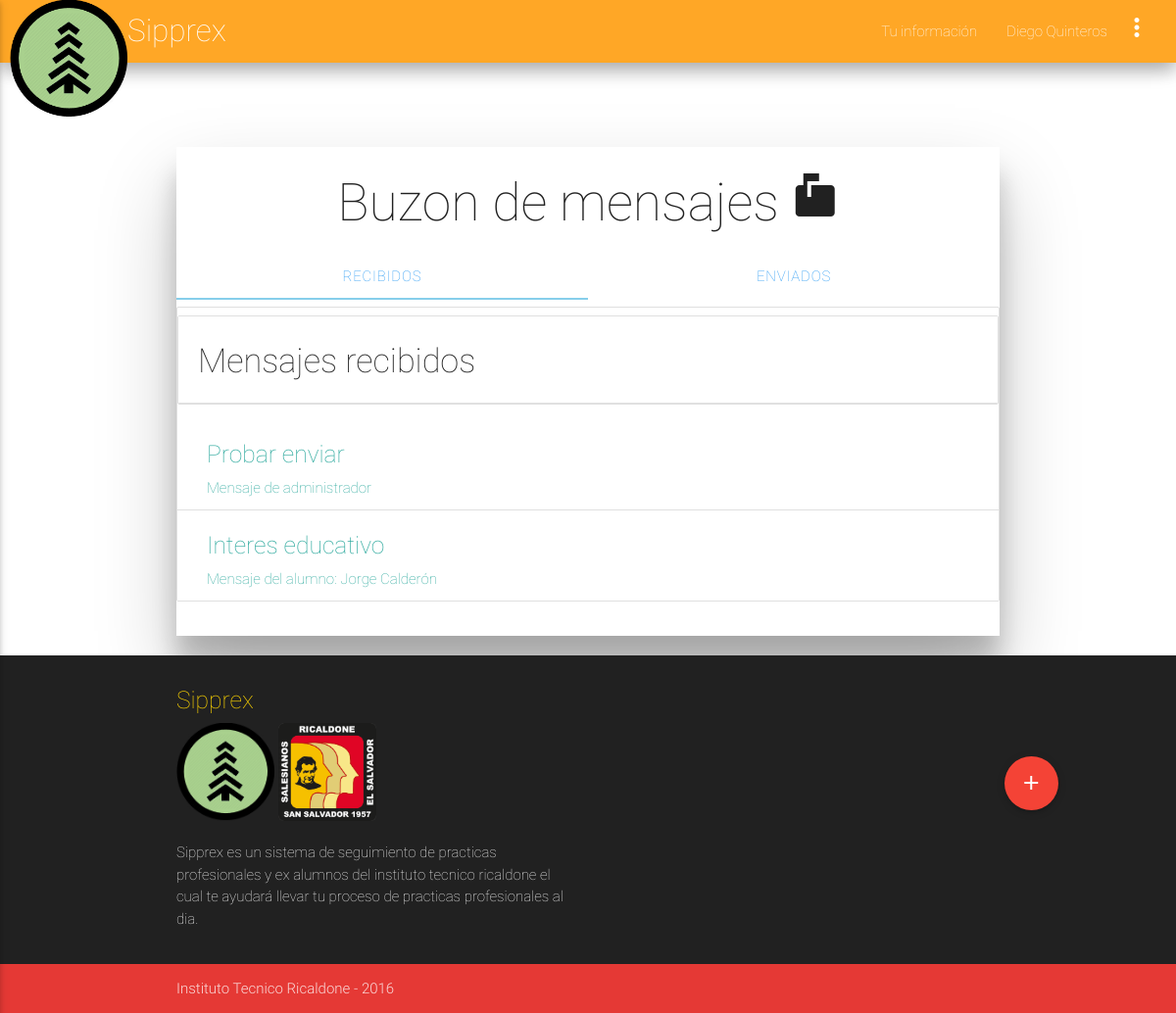
Before: /mail/mail.php (signed in) with the older database file.
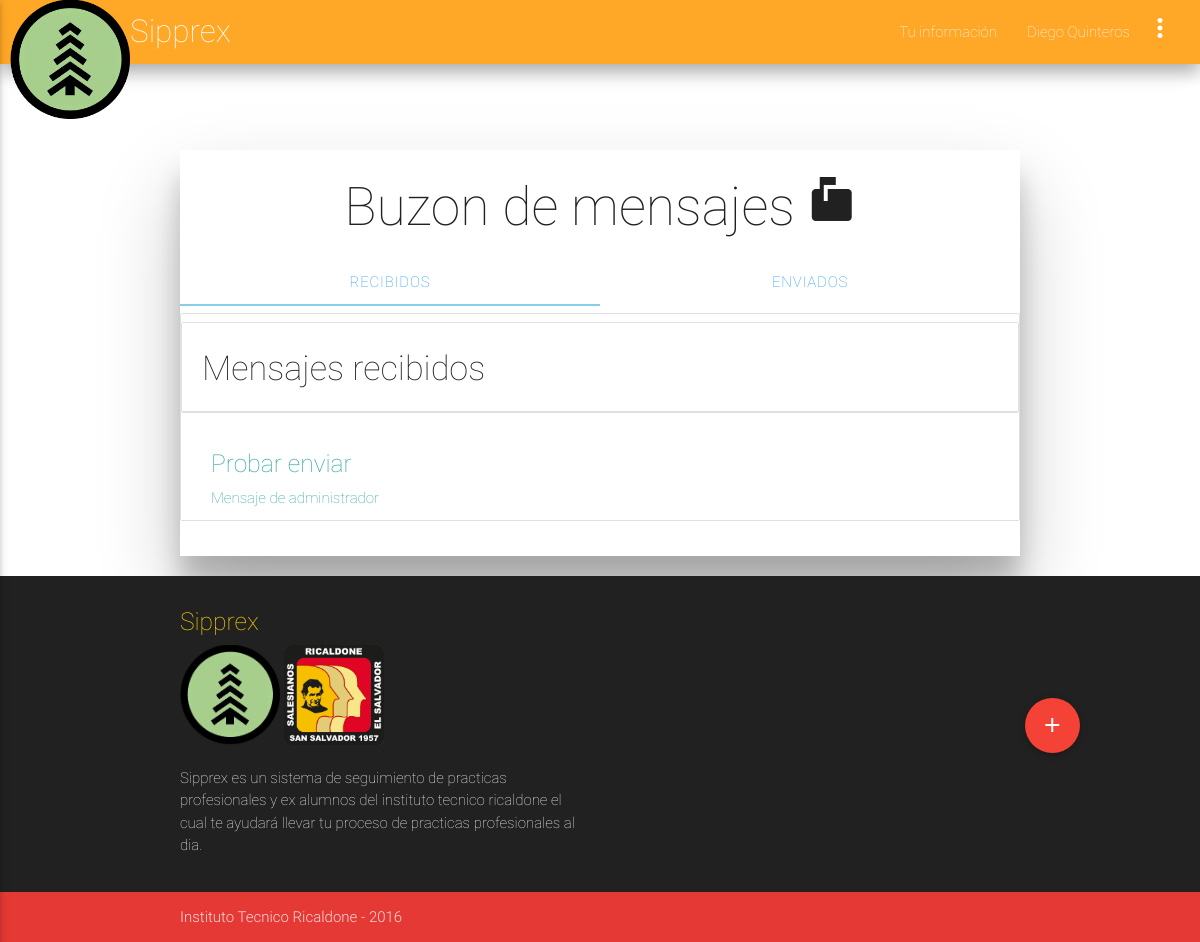
After: the same page with the newer database file.
### tables this page shows
CREATE TABLE `mensajes` (
  `cod_mensaje` int(11) NOT NULL,
  `id_usuario_destino` int(11) DEFAULT NULL,
  `id_empre_destino` int(11) DEFAULT NULL,
  `id_exalum_destino` int(11) DEFAULT NULL,
  `id_exalum_origen` int(11) DEFAULT NULL,
  `id_empre_origen` int(11) DEFAULT NULL,
  `id_usuario_origen` int(11) DEFAULT NULL,
  `admin_ori` tinyint(1) DEFAULT NULL,
  `admin_des` tinyint(1) DEFAULT NULL,
  `titulo` varchar(70) NOT NULL,
  `contenido` varchar(1600) NOT NULL,
  `fecha_enviado` timestamp NOT NULL DEFAULT CURRENT_TIMESTAMP,
  `fecha_leeido` timestamp NULL DEFAULT NULL
);

CREATE TABLE `alumnos` (
  `carnet` int(8) NOT NULL,
  `contraseña` varchar(100) NOT NULL,
  `nie` int(7) DEFAULT NULL,
  `nombre1` varchar(9) DEFAULT NULL,
  `nombre2` varchar(10) DEFAULT NULL,
  `apellido1` varchar(11) DEFAULT NULL,
  `apellido2` varchar(11) DEFAULT NULL,
  `grado` int(2) DEFAULT NULL,
  `especialidad` int(2) DEFAULT NULL,
  `grupo_Tecnic` int(2) DEFAULT NULL,
  `secc` int(2) DEFAULT NULL,
  `grupo_academ` int(2) DEFAULT NULL,
  `inscrito` varchar(9) DEFAULT NULL,
  `pregunta` varchar(50) NOT NULL,
  `respuesta` varchar(25) NOT NULL
);

### bibliotecas/conexion.php (called while the page is built, shortened)
<?php
class Database
{
    private static $connection;
    private static function connect()
    {
        $server = 'localhost';
        $database = 'ssppea';
        $username = 'admin_sipprex';
        $password = 'sipprexricaldone';
        $options = array(PDO::MYSQL_ATTR_INIT_COMMAND => "set names utf8");
        self::$connection = null;
        try
        {
            self::$connection = new PDO("mysql:host=".$server."; dbname=".$database, $username, $password, $options);
            self::$connection->setAttribute(PDO::ATTR_ERRMODE, PDO::ERRMODE_EXCEPTION);
        }
        catch(PDOException $exception)
        {
            die($exception->getMessage());
        }
    }
    private static function desconnect()
    {
        self::$connection = null;
    }
    public static function getRow($query, $values)
    {
        $statement = self::$connection->prepare($query);
        $statement->execute($values);
        return $statement->fetch(PDO::FETCH_BOTH);
    }
    public static function getRows($query, $values)
    {
        $statement = self::$connection->prepare($query);
        $statement->execute($values);
        return $statement->fetchAll(PDO::FETCH_BOTH);
    }
}
?>

### mail/mail.php (the view, shortened to what this page needs)
<html>
  <?php
   require("../bibliotecas/conexion.php");
   ?>
    <head>
      <?php
      include("../inc/styles.php");
      ?>
      <link rel="stylesheet" type="text/css" href="../css/blue-tabs.css">
    </head>
<body>
	<?php
      include("../inc/nav_mail.php");
      ?>
<?php
if(empty($_SESSION))
{
	header("location:../publico/login.php");
}
else{
  $isexalumno = false;
  if(isset($_SESSION['id_exalumnos'])){
    $isexalumno = true;
  }
}
?>
<div class="container z-depth-5">
  <h2 class="center-align">Buzon de mensajes <i class="material-icons md-48">markunread_mailbox</i></h2>
  <div class="row">
    <div class="col s12">
      <ul class="tabs">
        <li class="tab col s3"><a class="active blue-text" href="#recibidos">Recibidos</a></li>
        <li class="tab col s3"><a class="blue-text" href="#enviados">Enviados</a></li>
      </ul>
    </div>
    <div id="recibidos" class="col s12">
      <div class="collection with-header" id="lstMensajes">
      <ul class="collection with-header">
        <li class="collection-header"><h4>Mensajes recibidos</h4></li>
      </ul>
        <?php
          if($isexalumno)
          {
            $sqlRecibidos = "SELECT cod_mensaje, admin_ori, id_empre_origen, id_usuario_origen FROM mensajes WHERE id_exalum_destino IS NOT NULL";
            $obtenerids = Database::getRows($sqlRecibidos ,null);
            foreach ($obtenerids as $filas) {
              if($filas['admin_ori'] != null){
                $sqlRecibidos1 = "SELECT cod_mensaje, titulo, contenido, fecha_enviado FROM mensajes WHERE cod_mensaje = $filas[cod_mensaje]";
                $datosEx = Database::getRow($sqlRecibidos1, null);
                print("<a class='modal-trigger collection-item' href='#".htmlspecialchars($datosEx['cod_mensaje'])."'><h5>".htmlspecialchars($datosEx['titulo'])."</h5> Mensaje de administrador</a>");
              }
              if($filas['id_usuario_origen'] != null){
                $sqlRecibidos1 = "SELECT cod_mensaje, titulo, contenido, fecha_enviado, nombre1, apellido1, carnet FROM mensajes, alumnos WHERE cod_mensaje = $filas[cod_mensaje] AND mensajes.id_usuario_origen = alumnos.carnet";
                $datosAlum = Database::getRow($sqlRecibidos1, null);
                print("<a class='modal-trigger collection-item' href='#".htmlspecialchars($datosAlum['cod_mensaje'])."'><h5>".htmlspecialchars($datosAlum['titulo'])."</h5> Mensaje del alumno: ".htmlspecialchars($datosAlum['nombre1'])." ".htmlspecialchars($datosAlum['apellido1'])."</a>");
              }
            }
          }
        ?>
      </div>
    </div>
  <div class="fixed-action-btn" style="bottom: 20%; right: 10%;">
        <a class="btn-floating btn-large red">
          <i class="large material-icons">add</i>
        </a>
  </div>
</div>
</div>
<?php
include("../inc/footer.php");
?>
	</body>
</html>

Changed rows visible on the page:
removed mensajes: titulo "Interes educativo", id_usuario_origen.nombre1 "Jorge", id_usuario_origen.apellido1 "Calderón"
